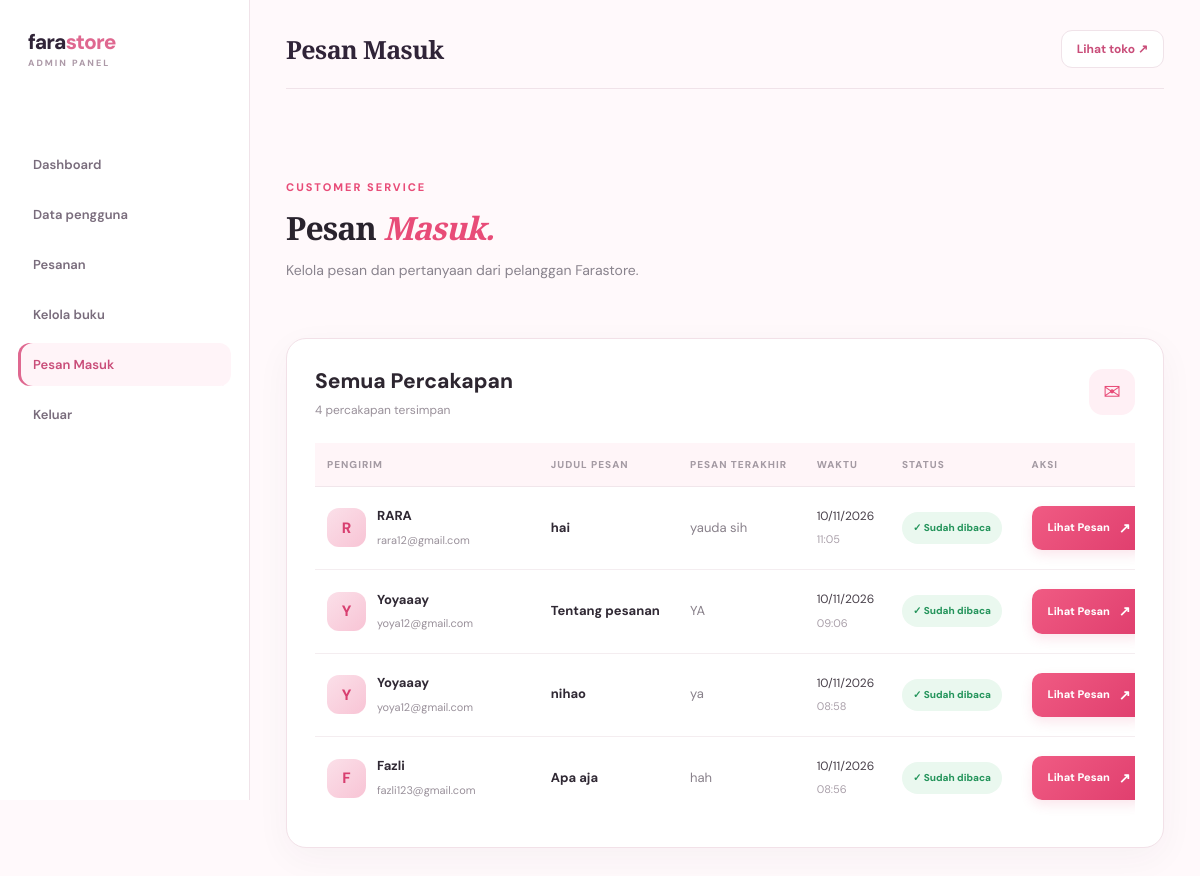
The page /admin/messages.php (signed in) on the database its author committed.
### tables this page shows
CREATE TABLE `message_threads` (
  `id` int(11) NOT NULL,
  `user_id` int(11) NOT NULL,
  `subject` varchar(150) NOT NULL,
  `created_at` datetime DEFAULT current_timestamp(),
  `updated_at` datetime DEFAULT current_timestamp() ON UPDATE current_timestamp()
);

CREATE TABLE `users` (
  `id` int(11) NOT NULL,
  `name` varchar(120) NOT NULL,
  `email` varchar(160) NOT NULL,
  `phone` varchar(30) NOT NULL,
  `address` text NOT NULL,
  `password` varchar(255) NOT NULL,
  `created_at` timestamp NOT NULL DEFAULT current_timestamp()
);

### config.php (called while the page is built, shortened)
<?php
function e($value) { return htmlspecialchars((string)$value, ENT_QUOTES, 'UTF-8'); }

### admin/messages.php (the view, shortened to what this page needs)
<?php
require_once '../config.php';
$s = $pdo->query("
    SELECT
        t.id,
        t.user_id,
        t.subject,
        t.created_at,
        t.updated_at,
        u.name AS user_name,
        u.email AS user_email,
        (SELECT message
         FROM messages
         WHERE thread_id = t.id
         ORDER BY id DESC
         LIMIT 1) AS last_message,
        (SELECT COUNT(*)
         FROM messages
         WHERE thread_id = t.id
           AND sender_role = 'user'
           AND is_read = 0) AS unread_count
    FROM message_threads t
    JOIN users u ON u.id = t.user_id
    ORDER BY t.updated_at DESC
");
$threads = $s->fetchAll();
include_once __DIR__ . '/_layout.php';
?>
<div class="message-admin-page">
    <div class="page-heading">
        <span class="eyebrow">CUSTOMER SERVICE</span>
        <h1>Pesan <em>Masuk.</em></h1>
        <p>Kelola pesan dan pertanyaan dari pelanggan Farastore.</p>
    </div>
    <div class="message-admin-card">
        <div class="message-admin-header">
            <div>
                <h2>Semua Percakapan</h2>
                <p><?= count($threads) ?> percakapan tersimpan</p>
            </div>
            <div class="total-message-icon">
                ✉
            </div>
        </div>
        <?php if (!$threads): ?>
            <div class="empty-message">
                <div class="empty-message-icon">✉</div>
                <h3>Belum Ada Pesan Masuk</h3>
                <p>Pesan dari pelanggan akan muncul di sini.</p>
            </div>
        <?php else: ?>
            <div class="message-table-wrap">
                <table class="message-table">
                    <thead>
                        <tr>
                            <th>Pengirim</th>
                            <th>Judul Pesan</th>
                            <th>Pesan Terakhir</th>
                            <th>Waktu</th>
                            <th>Status</th>
                            <th>Aksi</th>
                        </tr>
                    </thead>
                    <tbody>
                        <?php foreach ($threads as $thread): ?>
                            <tr>
                                <td>
                                    <div class="sender-info">
                                        <div class="sender-avatar">
                                            <?= e(strtoupper(substr($thread['user_name'], 0, 1))) ?>
                                        </div>
                                        <div class="sender-details">
                                            <strong>
                                                <?= e($thread['user_name']) ?>
                                            </strong>
                                            <small>
                                                <?= e($thread['user_email']) ?>
                                            </small>
                                        </div>
                                    </div>
                                </td>
                                <td>
                                    <span class="subject-text">
                                        <?= e($thread['subject']) ?>
                                    </span>
                                </td>
                                <td class="last-message">
                                    <?= e($thread['last_message'] ?? '') ?>
                                </td>
                                <td>
                                    <span class="message-date">
                                        <?= date('d/m/Y', strtotime($thread['updated_at'])) ?>
                                    </span>
                                    <small class="message-time">
                                        <?= date('H:i', strtotime($thread['updated_at'])) ?>
                                    </small>
                                </td>
                                <td>
                                    <?php if ((int)$thread['unread_count'] > 0): ?>
                                        <span class="unread-badge">
                                            <?= (int)$thread['unread_count'] ?>
                                            Belum dibaca
                                        </span>
                                    <?php else: ?>
                                        <span class="read-badge">
                                            ✓ Sudah dibaca
                                        </span>
                                    <?php endif; ?>
                                </td>
                                <td>
                                    <a
                                        class="view-message-btn"
                                        href="message_detail.php?id=<?= (int)$thread['id'] ?>"
                                    >
                                        Lihat Pesan <span>↗</span>
                                    </a>
                                </td>
                            </tr>
                        <?php endforeach; ?>
                    </tbody>
                </table>
            </div>
        <?php endif; ?>
    </div>
</div>

### assets/style.css (style rules this page uses)
:root { --pink:#e88eae;--pink2:#d96f98;--pale:#fff2f6;--cream:#fffaf8;--ink:#342a30;--muted:#897b82;--line:#f1dfe6;--green:#7e9c8b;--shadow:0 18px 55px rgba(155,91,117,.10) }
* { box-sizing:border-box }
body { margin:0;background:var(--cream);color:var(--ink);font-family:'DM Sans',sans-serif;font-size:14px }
a { color:inherit;text-decoration:none }
.eyebrow { font-size:10px;letter-spacing:2.3px;color:var(--pink2);font-weight:700 }
.section-head h2,.page-heading h1 { font:600 36px 'Playfair Display';margin:9px 0 }
.section-head p,.page-heading p { color:var(--muted);margin:0 }
.page-heading { padding:50px 0 27px }
.page-heading h1 { font-size:38px }
.admin-body { background:#faf7f8 }
table { width:100%;border-collapse:collapse;min-width:650px }
th,td { text-align:left;padding:14px 16px;border-bottom:1px solid #f4e9ed;font-size:12px }
th { color:#9b7d89;background:#fff8fa;font-size:10px;letter-spacing:.7px;text-transform:uppercase }

### admin/admin-modern.css (style rules this page uses)
:root { --adm-pink:#df6890;--adm-pink-dark:#c94d79;--adm-pale:#fff4f8; --adm-ink:#302438;--adm-muted:#8e8290;--adm-line:#f0e3e9; --adm-bg:#fff9fb;--adm-shadow:0 12px 35px rgba(72,39,57,.06); }
body.admin-body { margin:0;background:var(--adm-bg);color:var(--adm-ink);font-family:'DM Sans','Plus Jakarta Sans',Arial,sans-serif }
table { width:100%;border-collapse:collapse;background:#fff;min-width:650px }
th { padding:14px 15px;background:#fff5f8;color:#9d5574;text-align:left;font-size:11px;text-transform:uppercase;letter-spacing:.7px;white-space:nowrap }
td { padding:14px 15px;border-top:1px solid #f5edf1;color:#554958;font-size:12px;vertical-align:middle;line-height:1.6 }

### rows shown on the page
message_threads: user.name "R", user.name "RARA", user.email "rara12@gmail.com", subject "hai", last_message "yauda sih", updated_at "10/11/2026", updated_at "11:05"
message_threads: user.name "Y", user.name "Yoyaaay", user.email "yoya12@gmail.com", subject "Tentang pesanan", last_message "YA", updated_at "10/11/2026", updated_at "09:06"
message_threads: user.name "Y", user.name "Yoyaaay", user.email "yoya12@gmail.com", subject "nihao", last_message "ya", updated_at "10/11/2026", updated_at "08:58"
message_threads: user.name "F", user.name "Fazli", user.email "fazli123@gmail.com", subject "Apa aja", last_message "hah", updated_at "10/11/2026", updated_at "08:56"

### other values the page prints
$label "Dashboard"
$label "Data pengguna"
$label "Pesanan"
$label "Kelola buku"
$label "Pesan Masuk"
$title "Pesan Masuk"
count($threads) "4"
